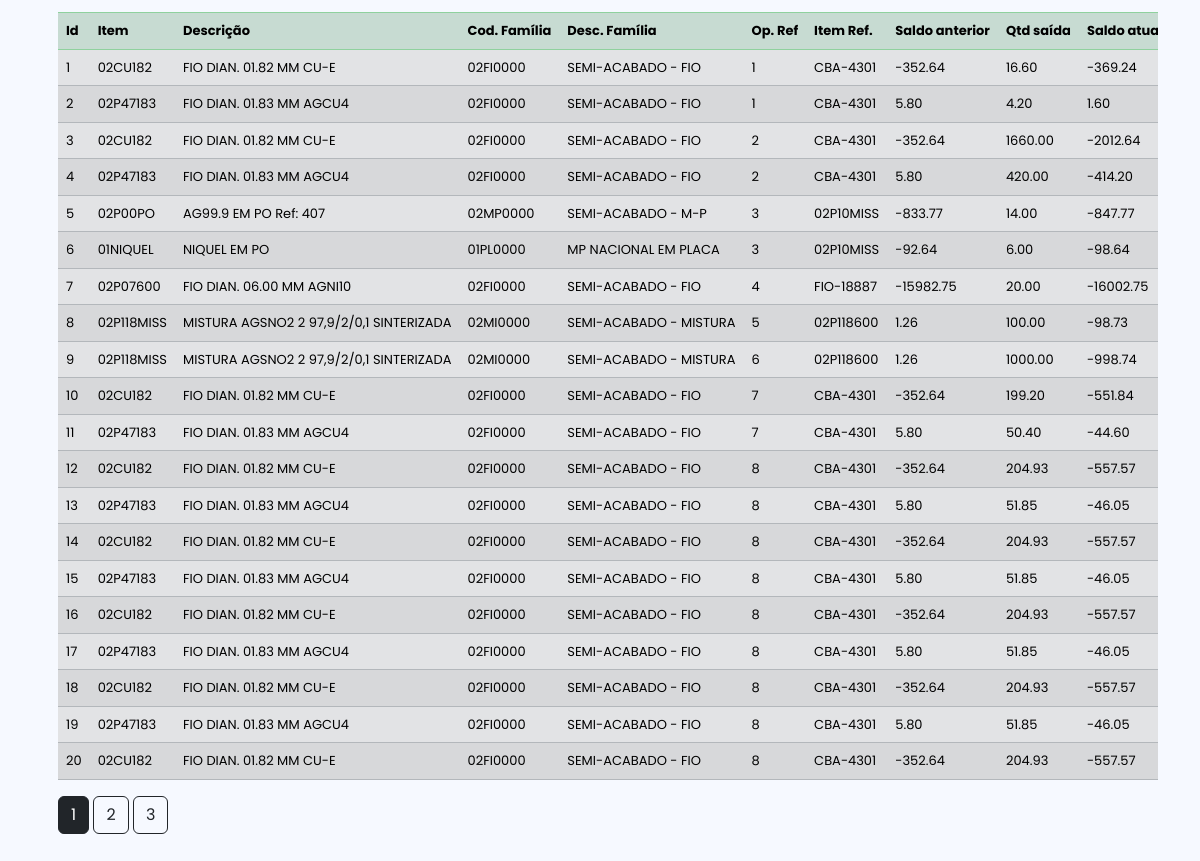
/lista_movimento, run on the app's committed database.
### models/models.py (models this page shows, shortened)
class Movimentos_estoque(db.Model):
    __tablename__='movimentos_estoque'
    id = db.Column(db.Integer, primary_key=True)
    item_movimento = db.Column(db.String)
    descrProdMalha = db.Column(db.String)
    codFamMalha = db.Column(db.String)
    descrFamMalha = db.Column(db.String)
    op_referencia = db.Column(db.Integer, db.ForeignKey('ops.numero_op'))
    item_referencia = db.Column(db.String)
    saldo_anterior = db.Column(db.Integer)
    quantidade_movimento = db.Column(db.Integer)
    saldo_atual = db.Column(db.Integer)
    quantProdMalha = db.Column(db.Integer)
    idFamMalha = db.Column(db.Integer)
    idMalha = db.Column(db.Integer)
    idProdMalha = db.Column(db.Integer)
    intProdMalha = db.Column(db.String)
    percPerdaProdMalha = db.Column(db.Integer)
    pesoBrutoProdMalha = db.Column(db.Integer)
    pesoLiqProdMalha = db.Column(db.Integer)
    tipoProdMalha = db.Column(db.String)
    uAltProdMalha = db.Column(db.String)
    uIncProdMalha = db.Column(db.String)
    unidProdMalha = db.Column(db.String)
    data_movimento = db.Column(db.String)
    hora_movimento = db.Column(db.String)

### main.py (the view)
@app.route('/lista_movimento', methods = ['GET','POST'])
def lista_movimento():
    page = request.args.get('page', 1, type=int)
    dados = Movimentos_estoque.query.paginate(page=page,per_page=20)
    return  render_template('lista_movimento.html',  movimentos = dados)

### templates/lista_movimento.html (shortened to what this page needs)
{% extends 'base.html' %}
{% block body %}
<div class="container">
    <div class="row">
        <div class="col md-12">
            <div class="p-3 table-responsive">
                <div class="col  md-3 p-3">
                </div>
                <table class="table table table-striped table-secondary">
                    <tr class="table-success">
                        <th>Id</th>
                        <th>Item</th>
                        <th>Descrição</th>
                        <th>Cod. Família</th>
                        <th>Desc. Família</th>
                        <th>Op. Ref</th>
                        <th>Item Ref.</th>
                        <th>Saldo anterior</th>
                        <th>Qtd saída</th>
                        <th>Saldo atual</th>
                    </tr>
                    {% for row in movimentos.items %}
                    <tr>
                        <td>{{row.id}}</td>
                        <td>{{row.item_movimento}}</td>
                        <td>{{row.descrProdMalha}}</td>
                        <td>{{row.codFamMalha}}</td>
                        <td>{{row.descrFamMalha}}</td>
                        <td>{{row.op_referencia}}</td>
                        <td>{{row.item_referencia}}</td>
                        <td>{{"%.2f" % row.saldo_anterior}}</td>
                        <td>{{"%.2f" % row.quantidade_movimento}}</td>
                        <td>{{"%.2f" % row.saldo_atual}}</td>
                    </tr>
                    {% endfor %}
                </table>
                {% for page_num in movimentos.iter_pages(left_edge=1, right_edge=1,
                    left_current=1, right_current=2) %} {% if page_num %} {% if movimentos.page ==
                    page_num %}
                    <a
                      class="btn btn-dark mb-4"
                      href="{{ url_for('lista_movimento', page=page_num) }}"
                      >{{ page_num }}</a
                    >
                    {% else %}
                    <a
                      class="btn btn-outline-dark mb-4"
                      href="{{ url_for('lista_movimento', page=page_num) }}"
                      >{{ page_num }}</a
                    >
                    {% endif %} {% else %} ... {% endif %} {% endfor %}
            </div>
        </div>
    </div>
</div>
{% endblock %}

### static/style.css (style rules this page uses)
* { margin: 0; padding: 0; box-sizing: border-box; font-family: "Poppins", sans-serif; }
body { background: #F6F9FF; height: 100vh; width: 100%; display: flex; justify-content: center; align-items: center; color: #434343; font-size: 16px; }
table { white-space: nowrap; font-size: 13px; }

### data on the page
Movimentos_estoque: id "1", item_movimento "02CU182", descrProdMalha "FIO DIAN. 01.82 MM CU-E", codFamMalha "02FI0000", descrFamMalha "SEMI-ACABADO - FIO", op_referencia "1", item_referencia "CBA-4301", saldo_anterior "-352.64", quantidade_movimento "16.60", saldo_atual "-369.24"
Movimentos_estoque: id "2", item_movimento "02P47183", descrProdMalha "FIO DIAN. 01.83 MM AGCU4", codFamMalha "02FI0000", descrFamMalha "SEMI-ACABADO - FIO", op_referencia "1", item_referencia "CBA-4301", saldo_anterior "5.80", quantidade_movimento "4.20", saldo_atual "1.60"
Movimentos_estoque: id "3", item_movimento "02CU182", descrProdMalha "FIO DIAN. 01.82 MM CU-E", codFamMalha "02FI0000", descrFamMalha "SEMI-ACABADO - FIO", op_referencia "2", item_referencia "CBA-4301", saldo_anterior "-352.64", quantidade_movimento "1660.00", saldo_atual "-2012.64"
Movimentos_estoque: id "4", item_movimento "02P47183", descrProdMalha "FIO DIAN. 01.83 MM AGCU4", codFamMalha "02FI0000", descrFamMalha "SEMI-ACABADO - FIO", op_referencia "2", item_referencia "CBA-4301", saldo_anterior "5.80", quantidade_movimento "420.00", saldo_atual "-414.20"
Movimentos_estoque: id "5", item_movimento "02P00PO", descrProdMalha "AG99.9 EM PO Ref: 407", codFamMalha "02MP0000", descrFamMalha "SEMI-ACABADO - M-P", op_referencia "3", item_referencia "02P10MISS", saldo_anterior "-833.77", quantidade_movimento "14.00", saldo_atual "-847.77"
Movimentos_estoque: id "6", item_movimento "01NIQUEL", descrProdMalha "NIQUEL EM PO", codFamMalha "01PL0000", descrFamMalha "MP NACIONAL EM PLACA", op_referencia "3", item_referencia "02P10MISS", saldo_anterior "-92.64", quantidade_movimento "6.00", saldo_atual "-98.64"
Movimentos_estoque: id "7", item_movimento "02P07600", descrProdMalha "FIO DIAN. 06.00 MM AGNI10", codFamMalha "02FI0000", descrFamMalha "SEMI-ACABADO - FIO", op_referencia "4", item_referencia "FIO-18887", saldo_anterior "-15982.75", quantidade_movimento "20.00", saldo_atual "-16002.75"
Movimentos_estoque: id "8", item_movimento "02P118MISS", descrProdMalha "MISTURA AGSNO2 2 97,9/2/0,1 SINTERIZADA", codFamMalha "02MI0000", descrFamMalha "SEMI-ACABADO - MISTURA", op_referencia "5", item_referencia "02P118600", saldo_anterior "1.26", quantidade_movimento "100.00", saldo_atual "-98.73"
Movimentos_estoque: id "9", item_movimento "02P118MISS", descrProdMalha "MISTURA AGSNO2 2 97,9/2/0,1 SINTERIZADA", codFamMalha "02MI0000", descrFamMalha "SEMI-ACABADO - MISTURA", op_referencia "6", item_referencia "02P118600", saldo_anterior "1.26", quantidade_movimento "1000.00", saldo_atual "-998.74"
Movimentos_estoque: id "10", item_movimento "02CU182", descrProdMalha "FIO DIAN. 01.82 MM CU-E", codFamMalha "02FI0000", descrFamMalha "SEMI-ACABADO - FIO", op_referencia "7", item_referencia "CBA-4301", saldo_anterior "-352.64", quantidade_movimento "199.20", saldo_atual "-551.84"
Movimentos_estoque: id "11", item_movimento "02P47183", descrProdMalha "FIO DIAN. 01.83 MM AGCU4", codFamMalha "02FI0000", descrFamMalha "SEMI-ACABADO - FIO", op_referencia "7", item_referencia "CBA-4301", saldo_anterior "5.80", quantidade_movimento "50.40", saldo_atual "-44.60"
Movimentos_estoque: id "12", item_movimento "02CU182", descrProdMalha "FIO DIAN. 01.82 MM CU-E", codFamMalha "02FI0000", descrFamMalha "SEMI-ACABADO - FIO", op_referencia "8", item_referencia "CBA-4301", saldo_anterior "-352.64", quantidade_movimento "204.93", saldo_atual "-557.57"
Movimentos_estoque: id "13", item_movimento "02P47183", descrProdMalha "FIO DIAN. 01.83 MM AGCU4", codFamMalha "02FI0000", descrFamMalha "SEMI-ACABADO - FIO", op_referencia "8", item_referencia "CBA-4301", saldo_anterior "5.80", quantidade_movimento "51.85", saldo_atual "-46.05"
Movimentos_estoque: id "14", item_movimento "02CU182", descrProdMalha "FIO DIAN. 01.82 MM CU-E", codFamMalha "02FI0000", descrFamMalha "SEMI-ACABADO - FIO", op_referencia "8", item_referencia "CBA-4301", saldo_anterior "-352.64", quantidade_movimento "204.93", saldo_atual "-557.57"
Movimentos_estoque: id "15", item_movimento "02P47183", descrProdMalha "FIO DIAN. 01.83 MM AGCU4", codFamMalha "02FI0000", descrFamMalha "SEMI-ACABADO - FIO", op_referencia "8", item_referencia "CBA-4301", saldo_anterior "5.80", quantidade_movimento "51.85", saldo_atual "-46.05"
Movimentos_estoque: id "16", item_movimento "02CU182", descrProdMalha "FIO DIAN. 01.82 MM CU-E", codFamMalha "02FI0000", descrFamMalha "SEMI-ACABADO - FIO", op_referencia "8", item_referencia "CBA-4301", saldo_anterior "-352.64", quantidade_movimento "204.93", saldo_atual "-557.57"
Movimentos_estoque: id "17", item_movimento "02P47183", descrProdMalha "FIO DIAN. 01.83 MM AGCU4", codFamMalha "02FI0000", descrFamMalha "SEMI-ACABADO - FIO", op_referencia "8", item_referencia "CBA-4301", saldo_anterior "5.80", quantidade_movimento "51.85", saldo_atual "-46.05"
Movimentos_estoque: id "18", item_movimento "02CU182", descrProdMalha "FIO DIAN. 01.82 MM CU-E", codFamMalha "02FI0000", descrFamMalha "SEMI-ACABADO - FIO", op_referencia "8", item_referencia "CBA-4301", saldo_anterior "-352.64", quantidade_movimento "204.93", saldo_atual "-557.57"
Movimentos_estoque: id "19", item_movimento "02P47183", descrProdMalha "FIO DIAN. 01.83 MM AGCU4", codFamMalha "02FI0000", descrFamMalha "SEMI-ACABADO - FIO", op_referencia "8", item_referencia "CBA-4301", saldo_anterior "5.80", quantidade_movimento "51.85", saldo_atual "-46.05"
Movimentos_estoque: id "20", item_movimento "02CU182", descrProdMalha "FIO DIAN. 01.82 MM CU-E", codFamMalha "02FI0000", descrFamMalha "SEMI-ACABADO - FIO", op_referencia "8", item_referencia "CBA-4301", saldo_anterior "-352.64", quantidade_movimento "204.93", saldo_atual "-557.57"

### other printed values
{{ page_num }} "1"
{{ page_num }} "2" "3"
